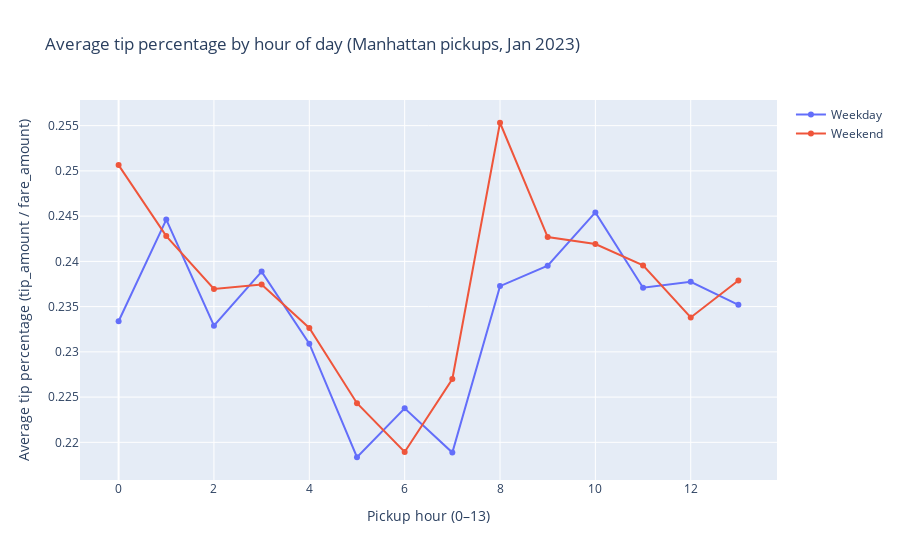

Notebook cell for this chart:
### Markdown cell above
### Step 6

**Visualize tipping patterns by hour of day**

To get a clearer view of smaller differences in average tipping, I switch to an hourly view.

In this step I:

- First restrict the data to pickup hours that appear in both weekday and weekend trips, so that the comparison is based on a shared set of hours.
- Compute the average `tip_pct` for each pickup hour in this shared set, separately for weekday and weekend trips.
- Create a line chart of average `tip_pct` vs. `pickup_hour`, with two lines:
  - one for weekday rides
  - one for weekend rides
- Use this chart to see whether there are specific times of day (for example, late evening or night) when weekend tipping is consistently higher than weekday tipping, or whether the two lines largely overlap.

This hourly line plot makes it easier to spot subtle patterns in tipping behavior over the course of the day for Manhattan yellow taxi trips in January 2023, while ensuring that weekday and weekend averages are compared over the same pickup hours.

### Code cell
import plotly.express as px

# Start from the Manhattan subset with tip_pct and time variables
tmp = df_tips_manhattan.dropna(subset=["tip_pct", "pickup_hour", "is_weekend"]).copy()

# Find hours that actually appear for weekdays and weekends
weekday_hours = set(tmp.loc[~tmp["is_weekend"], "pickup_hour"].unique())
weekend_hours = set(tmp.loc[tmp["is_weekend"], "pickup_hour"].unique())

# Intersection = hours that exist in BOTH groups
common_hours = sorted(weekday_hours & weekend_hours)
print("Common hours (used in plot):", common_hours)

# Keep only those common hours
tmp = tmp[tmp["pickup_hour"].isin(common_hours)]

# Group by weekend flag + hour to get average tip_pct
hourly = (
    tmp
    .groupby(["is_weekend", "pickup_hour"], as_index=False)["tip_pct"]
    .mean()
)

# Friendly label for plotting
hourly["day_type"] = hourly["is_weekend"].map({False: "Weekday", True: "Weekend"})

# Line chart: average tip_pct by pickup_hour, weekday vs weekend
fig_line = px.line(
    hourly,
    x="pickup_hour",
    y="tip_pct",
    color="day_type",
    markers=True,
    labels={
        "pickup_hour": "Pickup hour (0–13)",
        "tip_pct": "Average tip percentage (tip_amount / fare_amount)",
        "day_type": "",
    },
    title="Average tip percentage by hour of day (Manhattan pickups, Jan 2023)",
)

fig_line.show()

### Figure 1 — Plotly figure (JSON) as saved in the notebook; plotly's stock layout.template omitted (floating-point values rounded to 4 significant figures)
{"data": [{"hovertemplate": "=Weekday<br>Pickup hour (0–13)=%{x}<br>Average tip percentage (tip_amount / fare_amount)=%{y}<extra></extra>", "legendgroup": "Weekday", "line": {"color": "#636efa", "dash": "solid"}, "marker": {"symbol": "circle"}, "mode": "lines+markers", "name": "Weekday", "orientation": "v", "showlegend": true, "type": "scatter", "x": [0, 1, 2, 3, 4, 5, 6, 7, 8, 9, 10, 11, 12, 13], "xaxis": "x", "y": [0.2334, 0.2446, 0.2329, 0.2389, 0.2309, 0.2184, 0.2238, 0.2189, 0.2373, 0.2395, 0.2454, 0.2371, 0.2377, 0.2352], "yaxis": "y"}, {"hovertemplate": "=Weekend<br>Pickup hour (0–13)=%{x}<br>Average tip percentage (tip_amount / fare_amount)=%{y}<extra></extra>", "legendgroup": "Weekend", "line": {"color": "#EF553B", "dash": "solid"}, "marker": {"symbol": "circle"}, "mode": "lines+markers", "name": "Weekend", "orientation": "v", "showlegend": true, "type": "scatter", "x": [0, 1, 2, 3, 4, 5, 6, 7, 8, 9, 10, 11, 12, 13], "xaxis": "x", "y": [0.2506, 0.2428, 0.237, 0.2374, 0.2326, 0.2243, 0.2189, 0.227, 0.2553, 0.2427, 0.2419, 0.2396, 0.2338, 0.2379], "yaxis": "y"}], "layout": {"legend": {"title": {"text": ""}, "tracegroupgap": 0}, "title": {"text": "Average tip percentage by hour of day (Manhattan pickups, Jan 2023)"}, "xaxis": {"anchor": "y", "domain": [0, 1], "title": {"text": "Pickup hour (0–13)"}}, "yaxis": {"anchor": "x", "domain": [0, 1], "title": {"text": "Average tip percentage (tip_amount / fare_amount)"}}}}
